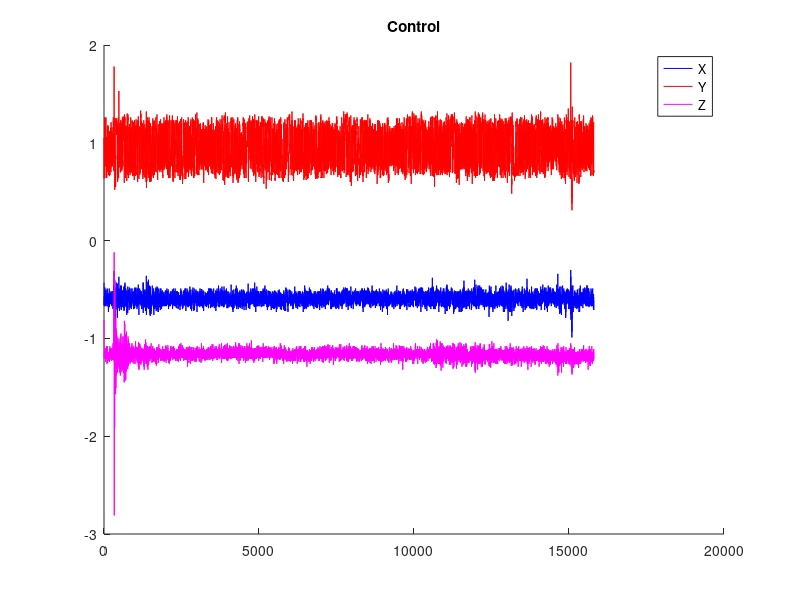
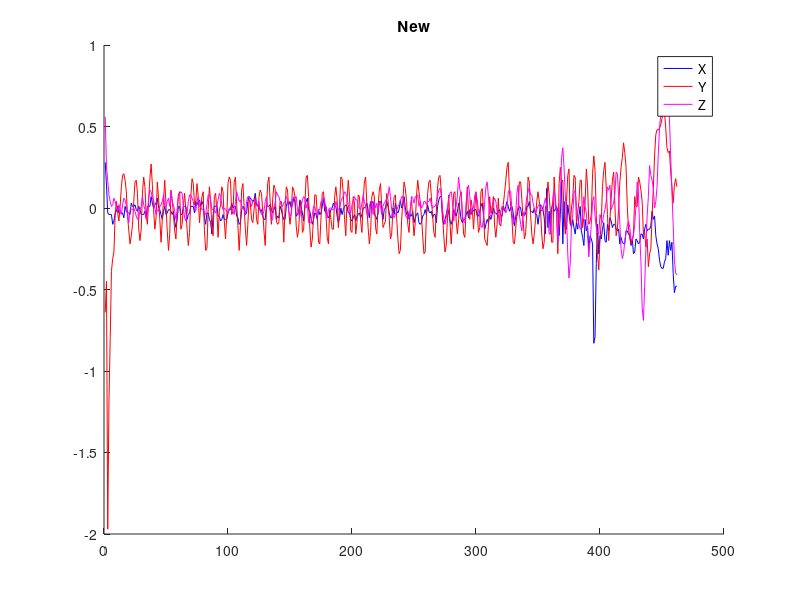

The MATLAB script that drew these images, in order:
close all
clear all
clc

data = load('control.txt');

figure
title('Control')
hold on
plot(data(:,1),'b','DisplayName','X')
plot(data(:,2),'r','DisplayName','Y')
plot(data(:,3),'m','DisplayName','Z')
legend('show')

data2 = load('test9.txt');

figure
title('New')
hold on
plot(data2(:,1),'b','DisplayName','X')
plot(data2(:,2),'r','DisplayName','Y')
plot(data2(:,3),'m','DisplayName','Z')
legend('show')


